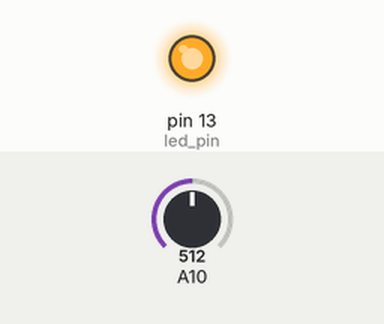
A sketch run on a simulated Arduino Mega 2560, built with avr-gcc and run on an emulated ATmega2560. On the bench: output pins drawn as LEDs (lit = HIGH). Dashed ring = blinking. The inputs (shaded band) are chosen by the test bench; at power-on: A10 = 512.

Above: at 1.2 s.
1.3 s: A10 set to 900
At 2.0 s:
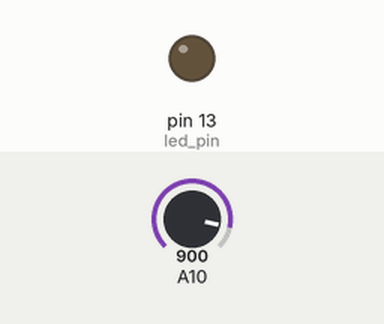
3.1 s: A10 set to 306
At 3.48 s:
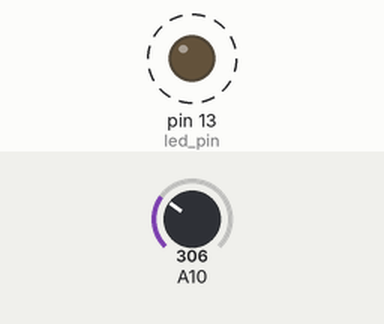
Timing chart, 0 to 12.1 s (numbered marks = the images above; inputs shaded):
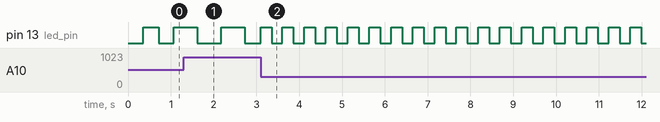

Measured:
- after the input at 3.1 s, pin 13 (led_pin): alternates HIGH for 0.25 s and LOW for 0.25 s, starting at once

The sketch:

blinking_w_bleep_base.ino
```cpp
//make light blink at variable rate controled by pot

unsigned long prev_time;
unsigned long current_time;
int led_pin = 13;
int rate1 = 500;
int led_state;

void setup() {
  pinMode(led_pin, OUTPUT);
}

void loop() {
  current_time = millis();

  rate1 = (analogRead(A10) / 2) + 100; //0-1023

  if (current_time - prev_time > rate1) {
    prev_time = current_time;

    if (led_state == 1) {
      led_state = 0;
    }
    else {
      led_state = 1;
    }
    digitalWrite(led_pin, led_state);
  }

}
```
